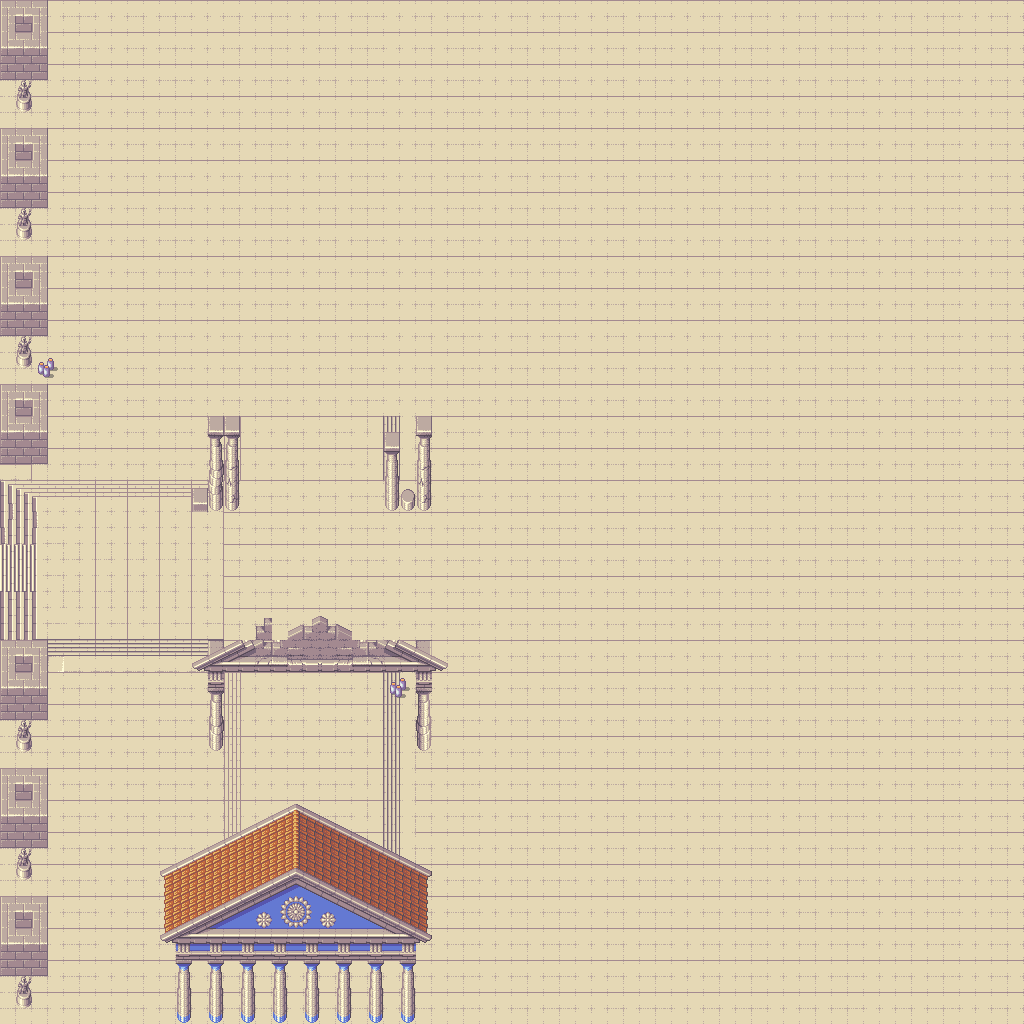

A level layout from a 2D game, rendered from its tile map. Below: a short description, then the map file with tile-grid data replaced by summaries:
An orthogonal 32x32 tile map with 32x32 px tiles, 3 tile layers (Capa de Patrones 1, Capa de patrones 2, Capa de patrones 3), 2 tilesets.

<map version="1.0" tiledversion="2018.03.21" orientation="orthogonal" renderorder="right-down" width="32" height="32" tilewidth="32" tileheight="32" infinite="0" nextobjectid="1">
 <tileset firstgid="1" source="Mapa_1/patron_2.tsx" />
 <tileset firstgid="769" source="Mapa_1/patron_1.tsx" />
 <layer name="Capa de Patrones 1" width="32" height="32">
  <data>[1024 cells, 1024 non-empty, 21 distinct tile ids]</data>
 </layer>
 <layer name="Capa de patrones 2" width="32" height="32">
  <data>[1024 cells, 81 non-empty, 35 distinct tile ids]</data>
 </layer>
 <layer name="Capa de patrones 3" width="32" height="32">
  <data>[1024 cells, 67 non-empty, 67 distinct tile ids]</data>
 </layer>
</map>
